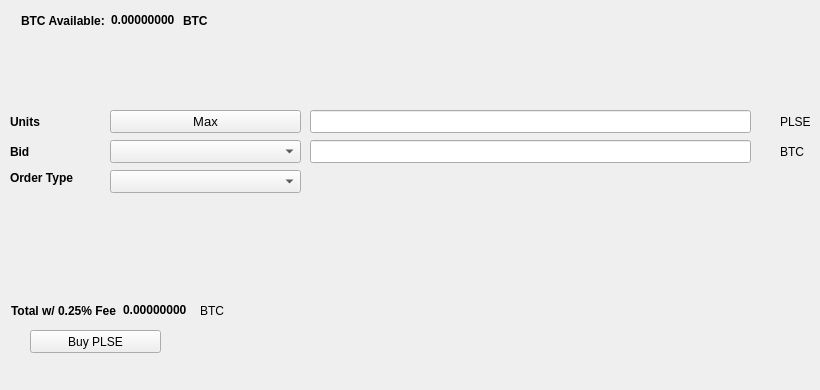
   <widget class="QWidget" name="BuyTab">
    <attribute name="title">
     <string>Buy</string>
    </attribute>
    <widget class="QPushButton" name="BuyPLSE">
     <property name="geometry">
      <rect>
       <x>30</x>
       <y>330</y>
       <width>131</width>
       <height>23</height>
      </rect>
     </property>
     <property name="text">
      <string>Buy PLSE</string>
     </property>
     <property name="icon">
      <iconset resource="../pulse.qrc">
       <normaloff>:/icons/bitcoin</normaloff>:/icons/bitcoin</iconset>
     </property>
    </widget>
    <widget class="QLabel" name="label_3">
     <property name="geometry">
      <rect>
       <x>10</x>
       <y>110</y>
       <width>46</width>
       <height>23</height>
      </rect>
     </property>
     <property name="font">
      <font>
       <weight>75</weight>
       <bold>true</bold>
      </font>
     </property>
     <property name="text">
      <string>Units</string>
     </property>
    </widget>
    <widget class="QLineEdit" name="UnitsInput">
     <property name="geometry">
      <rect>
       <x>310</x>
       <y>110</y>
       <width>441</width>
       <height>23</height>
      </rect>
     </property>
     <property name="font">
      <font>
       <pointsize>9</pointsize>
       <weight>75</weight>
       <bold>true</bold>
      </font>
     </property>
    </widget>
    <widget class="QLineEdit" name="BuyBidPriceEdit">
     <property name="geometry">
      <rect>
       <x>310</x>
       <y>140</y>
       <width>441</width>
       <height>23</height>
      </rect>
     </property>
     <property name="font">
      <font>
       <pointsize>9</pointsize>
       <weight>75</weight>
       <bold>true</bold>
      </font>
     </property>
    </widget>
    <widget class="QLabel" name="label_4">
     <property name="geometry">
      <rect>
       <x>780</x>
       <y>110</y>
       <width>31</width>
       <height>23</height>
      </rect>
     </property>
     <property name="text">
      <string>PLSE</string>
     </property>
    </widget>
    <widget class="QLabel" name="label_5">
     <property name="geometry">
      <rect>
       <x>780</x>
       <y>140</y>
       <width>31</width>
       <height>23</height>
      </rect>
     </property>
     <property name="text">
      <string>BTC</string>
     </property>
    </widget>
    <widget class="QLabel" name="label_6">
     <property name="geometry">
      <rect>
       <x>10</x>
       <y>140</y>
       <width>46</width>
       <height>23</height>
      </rect>
     </property>
     <property name="font">
      <font>
       <weight>75</weight>
       <bold>true</bold>
      </font>
     </property>
     <property name="text">
      <string>Bid</string>
     </property>
    </widget>
    <widget class="QLabel" name="label_7">
     <property name="geometry">
      <rect>
       <x>10</x>
       <y>170</y>
       <width>91</width>
       <height>16</height>
      </rect>
     </property>
     <property name="font">
      <font>
       <weight>75</weight>
       <bold>true</bold>
      </font>
     </property>
     <property name="text">
      <string>Order Type</string>
     </property>
    </widget>
    <widget class="QPushButton" name="Buy_Max_Amount">
     <property name="geometry">
      <rect>
       <x>110</x>
       <y>110</y>
       <width>191</width>
       <height>23</height>
      </rect>
     </property>
     <property name="font">
      <font>
       <pointsize>10</pointsize>
      </font>
     </property>
     <property name="text">
      <string>Max</string>
     </property>
    </widget>
    <widget class="QComboBox" name="BuyBidcomboBox">
     <property name="geometry">
      <rect>
       <x>110</x>
       <y>140</y>
       <width>191</width>
       <height>23</height>
      </rect>
     </property>
     <property name="font">
      <font>
       <pointsize>10</pointsize>
      </font>
     </property>
    </widget>
    <widget class="QComboBox" name="buyOrdertypeCombo">
     <property name="geometry">
      <rect>
       <x>110</x>
       <y>170</y>
       <width>191</width>
       <height>23</height>
      </rect>
     </property>
     <property name="font">
      <font>
       <pointsize>10</pointsize>
      </font>
     </property>
    </widget>
    <widget class="QWidget" name="layoutWidget1">
     <property name="geometry">
      <rect>
       <x>21</x>
       <y>11</y>
       <width>227</width>
       <height>19</height>
      </rect>
     </property>
     <layout class="QHBoxLayout" name="horizontalLayout_3">
      <item>
       <widget class="QLabel" name="label232">
        <property name="font">
         <font>
          <weight>75</weight>
          <bold>true</bold>
         </font>
        </property>
        <property name="text">
         <string>BTC Available:</string>
        </property>
       </widget>
      </item>
      <item>
       <widget class="QLabel" name="BtcAvailableLbl">
        <property name="palette">
         <palette>
          <active>
           <colorrole role="WindowText">
            <brush brushstyle="SolidPattern">
             <color alpha="255">
              <red>0</red>
              <green>0</green>
              <blue>0</blue>
             </color>
            </brush>
           </colorrole>
           <colorrole role="Button">
            <brush brushstyle="SolidPattern">
             <color alpha="255">
              <red>0</red>
              <green>170</green>
              <blue>0</blue>
             </color>
            </brush>
           </colorrole>
           <colorrole role="Light">
            <brush brushstyle="SolidPattern">
             <color alpha="255">
              <red>0</red>
              <green>255</green>
              <blue>0</blue>
             </color>
            </brush>
           </colorrole>
           <colorrole role="Midlight">
            <brush brushstyle="SolidPattern">
             <color alpha="255">
              <red>0</red>
              <green>212</green>
              <blue>0</blue>
             </color>
            </brush>
           </colorrole>
           <colorrole role="Dark">
            <brush brushstyle="SolidPattern">
             <color alpha="255">
              <red>0</red>
              <green>85</green>
              <blue>0</blue>
             </color>
            </brush>
           </colorrole>
           <colorrole role="Mid">
            <brush brushstyle="SolidPattern">
             <color alpha="255">
              <red>0</red>
              <green>113</green>
              <blue>0</blue>
             </color>
            </brush>
           </colorrole>
           <colorrole role="Text">
            <brush brushstyle="SolidPattern">
             <color alpha="255">
              <red>0</red>
              <green>170</green>
              <blue>0</blue>
             </color>
            </brush>
           </colorrole>
           <colorrole role="BrightText">
            <brush brushstyle="SolidPattern">
             <color alpha="255">
              <red>255</red>
              <green>255</green>
              <blue>255</blue>
             </color>
            </brush>
           </colorrole>
           <colorrole role="ButtonText">
            <brush brushstyle="SolidPattern">
             <color alpha="255">
              <red>0</red>
              <green>0</green>
              <blue>0</blue>
             </color>
            </brush>
           </colorrole>
           <colorrole role="Base">
            <brush brushstyle="SolidPattern">
             <color alpha="255">
              <red>255</red>
              <green>255</green>
              <blue>255</blue>
             </color>
            </brush>
           </colorrole>
           <colorrole role="Window">
            <brush brushstyle="SolidPattern">
             <color alpha="255">
              <red>0</red>
              <green>170</green>
              <blue>0</blue>
             </color>
            </brush>
           </colorrole>
           <colorrole role="Shadow">
            <brush brushstyle="SolidPattern">
             <color alpha="255">
              <red>0</red>
              <green>0</green>
              <blue>0</blue>
             </color>
            </brush>
           </colorrole>
           <colorrole role="AlternateBase">
            <brush brushstyle="SolidPattern">
             <color alpha="255">
              <red>127</red>
              <green>212</green>
              <blue>127</blue>
             </color>
            </brush>
           </colorrole>
           <colorrole role="ToolTipBase">
            <brush brushstyle="SolidPattern">
             <color alpha="255">
              <red>255</red>
              <green>255</green>
              <blue>220</blue>
             </color>
            </brush>
           </colorrole>
           <colorrole role="ToolTipText">
            <brush brushstyle="SolidPattern">
             <color alpha="255">
              <red>0</red>
              <green>0</green>
              <blue>0</blue>
             </color>
            </brush>
           </colorrole>
          </active>
          <inactive>
           <colorrole role="WindowText">
            <brush brushstyle="SolidPattern">
             <color alpha="255">
              <red>0</red>
              <green>0</green>
              <blue>0</blue>
             </color>
            </brush>
           </colorrole>
           <colorrole role="Button">
            <brush brushstyle="SolidPattern">
             <color alpha="255">
              <red>0</red>
              <green>170</green>
              <blue>0</blue>
             </color>
            </brush>
           </colorrole>
           <colorrole role="Light">
            <brush brushstyle="SolidPattern">
             <color alpha="255">
              <red>0</red>
              <green>255</green>
              <blue>0</blue>
             </color>
            </brush>
           </colorrole>
           <colorrole role="Midlight">
            <brush brushstyle="SolidPattern">
             <color alpha="255">
              <red>0</red>
              <green>212</green>
              <blue>0</blue>
             </color>
            </brush>
           </colorrole>
           <colorrole role="Dark">
            <brush brushstyle="SolidPattern">
             <color alpha="255">
              <red>0</red>
              <green>85</green>
              <blue>0</blue>
             </color>
            </brush>
           </colorrole>
           <colorrole role="Mid">
            <brush brushstyle="SolidPattern">
             <color alpha="255">
              <red>0</red>
              <green>113</green>
              <blue>0</blue>
             </color>
            </brush>
           </colorrole>
           <colorrole role="Text">
            <brush brushstyle="SolidPattern">
             <color alpha="255">
              <red>0</red>
              <green>170</green>
              <blue>0</blue>
             </color>
            </brush>
           </colorrole>
           <colorrole role="BrightText">
            <brush brushstyle="SolidPattern">
             <color alpha="255">
              <red>255</red>
              <green>255</green>
              <blue>255</blue>
             </color>
            </brush>
           </colorrole>
           <colorrole role="ButtonText">
            <brush brushstyle="SolidPattern">
             <color alpha="255">
              <red>0</red>
              <green>0</green>
              <blue>0</blue>
             </color>
            </brush>
           </colorrole>
           <colorrole role="Base">
            <brush brushstyle="SolidPattern">
             <color alpha="255">
              <red>255</red>
              <green>255</green>
              <blue>255</blue>
             </color>
            </brush>
           </colorrole>
           <colorrole role="Window">
            <brush brushstyle="SolidPattern">
             <color alpha="255">
              <red>0</red>
              <green>170</green>
              <blue>0</blue>
             </color>
            </brush>
           </colorrole>
           <colorrole role="Shadow">
            <brush brushstyle="SolidPattern">
             <color alpha="255">
              <red>0</red>
              <green>0</green>
              <blue>0</blue>
             </color>
            </brush>
           </colorrole>
           <colorrole role="AlternateBase">
            <brush brushstyle="SolidPattern">
             <color alpha="255">
              <red>127</red>
              <green>212</green>
              <blue>127</blue>
             </color>
            </brush>
           </colorrole>
           <colorrole role="ToolTipBase">
            <brush brushstyle="SolidPattern">
             <color alpha="255">
              <red>255</red>
              <green>255</green>
              <blue>220</blue>
             </color>
            </brush>
           </colorrole>
           <colorrole role="ToolTipText">
            <brush brushstyle="SolidPattern">
             <color alpha="255">
              <red>0</red>
              <green>0</green>
              <blue>0</blue>
             </color>
            </brush>
           </colorrole>
          </inactive>
          <disabled>
           <colorrole role="WindowText">
            <brush brushstyle="SolidPattern">
             <color alpha="255">
              <red>0</red>
              <green>85</green>
              <blue>0</blue>
             </color>
            </brush>
           </colorrole>
           <colorrole role="Button">
            <brush brushstyle="SolidPattern">
             <color alpha="255">
              <red>0</red>
              <green>170</green>
              <blue>0</blue>
             </color>
            </brush>
           </colorrole>
           <colorrole role="Light">
            <brush brushstyle="SolidPattern">
             <color alpha="255">
              <red>0</red>
              <green>255</green>
              <blue>0</blue>
             </color>
            </brush>
           </colorrole>
           <colorrole role="Midlight">
            <brush brushstyle="SolidPattern">
             <color alpha="255">
              <red>0</red>
              <green>212</green>
              <blue>0</blue>
             </color>
            </brush>
           </colorrole>
           <colorrole role="Dark">
            <brush brushstyle="SolidPattern">
             <color alpha="255">
              <red>0</red>
              <green>85</green>
              <blue>0</blue>
             </color>
            </brush>
           </colorrole>
           <colorrole role="Mid">
            <brush brushstyle="SolidPattern">
             <color alpha="255">
              <red>0</red>
              <green>113</green>
              <blue>0</blue>
             </color>
            </brush>
           </colorrole>
           <colorrole role="Text">
            <brush brushstyle="SolidPattern">
             <color alpha="255">
              <red>0</red>
              <green>85</green>
              <blue>0</blue>
             </color>
            </brush>
           </colorrole>
           <colorrole role="BrightText">
            <brush brushstyle="SolidPattern">
             <color alpha="255">
              <red>255</red>
              <green>255</green>
              <blue>255</blue>
             </color>
            </brush>
           </colorrole>
           <colorrole role="ButtonText">
            <brush brushstyle="SolidPattern">
             <color alpha="255">
              <red>0</red>
              <green>85</green>
              <blue>0</blue>
             </color>
            </brush>
           </colorrole>
           <colorrole role="Base">
            <brush brushstyle="SolidPattern">
             <color alpha="255">
              <red>0</red>
              <green>170</green>
              <blue>0</blue>
             </color>
            </brush>
           </colorrole>
           <colorrole role="Window">
            <brush brushstyle="SolidPattern">
             <color alpha="255">
              <red>0</red>
              <green>170</green>
              <blue>0</blue>
             </color>
            </brush>
           </colorrole>
           <colorrole role="Shadow">
            <brush brushstyle="SolidPattern">
             <color alpha="255">
              <red>0</red>
              <green>0</green>
              <blue>0</blue>
             </color>
            </brush>
           </colorrole>
           <colorrole role="AlternateBase">
            <brush brushstyle="SolidPattern">
             <color alpha="255">
              <red>0</red>
              <green>170</green>
              <blue>0</blue>
             </color>
            </brush>
           </colorrole>
           <colorrole role="ToolTipBase">
            <brush brushstyle="SolidPattern">
             <color alpha="255">
              <red>255</red>
              <green>255</green>
              <blue>220</blue>
             </color>
            </brush>
           </colorrole>
           <colorrole role="ToolTipText">
            <brush brushstyle="SolidPattern">
             <color alpha="255">
              <red>0</red>
              <green>0</green>
              <blue>0</blue>
             </color>
            </brush>
           </colorrole>
          </disabled>
         </palette>
        </property>
        <property name="font">
         <font>
          <weight>75</weight>
          <bold>true</bold>
         </font>
        </property>
        <property name="text">
         <string>0.00000000</string>
        </property>
        <property name="textInteractionFlags">
         <set>Qt::LinksAccessibleByMouse|Qt::TextSelectableByKeyboard|Qt::TextSelectableByMouse</set>
        </property>
       </widget>
      </item>
      <item>
       <widget class="QLabel" name="BtcAvailableLbl_2">
        <property name="font">
         <font>
          <weight>75</weight>
          <bold>true</bold>
         </font>
        </property>
        <property name="text">
         <string>BTC</string>
        </property>
       </widget>
      </item>
     </layout>
    </widget>
    <widget class="QWidget" name="layoutWidge2">
     <property name="geometry">
      <rect>
       <x>11</x>
       <y>301</y>
       <width>259</width>
       <height>19</height>
      </rect>
     </property>
     <layout class="QHBoxLayout" name="horizontalLayout_4">
      <item>
       <widget class="QLabel" name="label_9">
        <property name="font">
         <font>
          <weight>75</weight>
          <bold>true</bold>
         </font>
        </property>
        <property name="text">
         <string>Total w/ 0.25% Fee</string>
        </property>
       </widget>
      </item>
      <item>
       <widget class="QLabel" name="BuyCostLabel">
        <property name="palette">
         <palette>
          <active>
           <colorrole role="WindowText">
            <brush brushstyle="SolidPattern">
             <color alpha="255">
              <red>0</red>
              <green>0</green>
              <blue>0</blue>
             </color>
            </brush>
           </colorrole>
           <colorrole role="Button">
            <brush brushstyle="SolidPattern">
             <color alpha="255">
              <red>0</red>
              <green>170</green>
              <blue>0</blue>
             </color>
            </brush>
           </colorrole>
           <colorrole role="Light">
            <brush brushstyle="SolidPattern">
             <color alpha="255">
              <red>0</red>
              <green>255</green>
              <blue>0</blue>
             </color>
            </brush>
           </colorrole>
           <colorrole role="Midlight">
            <brush brushstyle="SolidPattern">
             <color alpha="255">
              <red>0</red>
              <green>212</green>
              <blue>0</blue>
             </color>
            </brush>
           </colorrole>
           <colorrole role="Dark">
            <brush brushstyle="SolidPattern">
             <color alpha="255">
              <red>0</red>
              <green>85</green>
              <blue>0</blue>
             </color>
            </brush>
           </colorrole>
           <colorrole role="Mid">
            <brush brushstyle="SolidPattern">
             <color alpha="255">
              <red>0</red>
              <green>113</green>
              <blue>0</blue>
             </color>
            </brush>
           </colorrole>
           <colorrole role="Text">
            <brush brushstyle="SolidPattern">
             <color alpha="255">
              <red>0</red>
              <green>170</green>
              <blue>0</blue>
             </color>
            </brush>
           </colorrole>
           <colorrole role="BrightText">
            <brush brushstyle="SolidPattern">
             <color alpha="255">
              <red>255</red>
              <green>255</green>
              <blue>255</blue>
             </color>
            </brush>
           </colorrole>
           <colorrole role="ButtonText">
            <brush brushstyle="SolidPattern">
             <color alpha="255">
              <red>0</red>
              <green>0</green>
              <blue>0</blue>
             </color>
            </brush>
           </colorrole>
           <colorrole role="Base">
            <brush brushstyle="SolidPattern">
             <color alpha="255">
              <red>255</red>
              <green>255</green>
              <blue>255</blue>
             </color>
            </brush>
           </colorrole>
           <colorrole role="Window">
            <brush brushstyle="SolidPattern">
             <color alpha="255">
              <red>0</red>
              <green>170</green>
              <blue>0</blue>
             </color>
            </brush>
           </colorrole>
           <colorrole role="Shadow">
            <brush brushstyle="SolidPattern">
             <color alpha="255">
              <red>0</red>
              <green>0</green>
              <blue>0</blue>
             </color>
            </brush>
           </colorrole>
           <colorrole role="AlternateBase">
            <brush brushstyle="SolidPattern">
             <color alpha="255">
              <red>127</red>
              <green>212</green>
              <blue>127</blue>
             </color>
            </brush>
           </colorrole>
           <colorrole role="ToolTipBase">
            <brush brushstyle="SolidPattern">
             <color alpha="255">
              <red>255</red>
              <green>255</green>
              <blue>220</blue>
             </color>
            </brush>
           </colorrole>
           <colorrole role="ToolTipText">
            <brush brushstyle="SolidPattern">
             <color alpha="255">
              <red>0</red>
              <green>0</green>
              <blue>0</blue>
             </color>
            </brush>
           </colorrole>
          </active>
          <inactive>
           <colorrole role="WindowText">
            <brush brushstyle="SolidPattern">
             <color alpha="255">
              <red>0</red>
              <green>0</green>
              <blue>0</blue>
             </color>
            </brush>
           </colorrole>
           <colorrole role="Button">
            <brush brushstyle="SolidPattern">
             <color alpha="255">
              <red>0</red>
              <green>170</green>
              <blue>0</blue>
             </color>
            </brush>
           </colorrole>
           <colorrole role="Light">
            <brush brushstyle="SolidPattern">
             <color alpha="255">
              <red>0</red>
              <green>255</green>
              <blue>0</blue>
             </color>
            </brush>
           </colorrole>
           <colorrole role="Midlight">
            <brush brushstyle="SolidPattern">
             <color alpha="255">
              <red>0</red>
              <green>212</green>
              <blue>0</blue>
             </color>
            </brush>
           </colorrole>
           <colorrole role="Dark">
            <brush brushstyle="SolidPattern">
             <color alpha="255">
              <red>0</red>
              <green>85</green>
              <blue>0</blue>
             </color>
            </brush>
           </colorrole>
           <colorrole role="Mid">
            <brush brushstyle="SolidPattern">
             <color alpha="255">
              <red>0</red>
              <green>113</green>
              <blue>0</blue>
             </color>
            </brush>
           </colorrole>
           <colorrole role="Text">
            <brush brushstyle="SolidPattern">
             <color alpha="255">
              <red>0</red>
              <green>170</green>
              <blue>0</blue>
             </color>
            </brush>
           </colorrole>
           <colorrole role="BrightText">
            <brush brushstyle="SolidPattern">
             <color alpha="255">
              <red>255</red>
              <green>255</green>
              <blue>255</blue>
             </color>
            </brush>
           </colorrole>
           <colorrole role="ButtonText">
            <brush brushstyle="SolidPattern">
             <color alpha="255">
              <red>0</red>
              <green>0</green>
              <blue>0</blue>
             </color>
            </brush>
           </colorrole>
           <colorrole role="Base">
            <brush brushstyle="SolidPattern">
             <color alpha="255">
              <red>255</red>
              <green>255</green>
              <blue>255</blue>
             </color>
            </brush>
           </colorrole>
           <colorrole role="Window">
            <brush brushstyle="SolidPattern">
             <color alpha="255">
              <red>0</red>
              <green>170</green>
              <blue>0</blue>
             </color>
            </brush>
           </colorrole>
           <colorrole role="Shadow">
            <brush brushstyle="SolidPattern">
             <color alpha="255">
              <red>0</red>
              <green>0</green>
              <blue>0</blue>
             </color>
            </brush>
           </colorrole>
           <colorrole role="AlternateBase">
            <brush brushstyle="SolidPattern">
             <color alpha="255">
              <red>127</red>
              <green>212</green>
              <blue>127</blue>
             </color>
            </brush>
           </colorrole>
           <colorrole role="ToolTipBase">
            <brush brushstyle="SolidPattern">
             <color alpha="255">
              <red>255</red>
              <green>255</green>
              <blue>220</blue>
             </color>
            </brush>
           </colorrole>
           <colorrole role="ToolTipText">
            <brush brushstyle="SolidPattern">
             <color alpha="255">
              <red>0</red>
              <green>0</green>
              <blue>0</blue>
             </color>
            </brush>
           </colorrole>
          </inactive>
          <disabled>
           <colorrole role="WindowText">
            <brush brushstyle="SolidPattern">
             <color alpha="255">
              <red>0</red>
              <green>85</green>
              <blue>0</blue>
             </color>
            </brush>
           </colorrole>
           <colorrole role="Button">
            <brush brushstyle="SolidPattern">
             <color alpha="255">
              <red>0</red>
              <green>170</green>
              <blue>0</blue>
             </color>
            </brush>
           </colorrole>
           <colorrole role="Light">
            <brush brushstyle="SolidPattern">
             <color alpha="255">
              <red>0</red>
              <green>255</green>
              <blue>0</blue>
             </color>
            </brush>
           </colorrole>
           <colorrole role="Midlight">
            <brush brushstyle="SolidPattern">
             <color alpha="255">
              <red>0</red>
              <green>212</green>
              <blue>0</blue>
             </color>
            </brush>
           </colorrole>
           <colorrole role="Dark">
            <brush brushstyle="SolidPattern">
             <color alpha="255">
              <red>0</red>
              <green>85</green>
              <blue>0</blue>
             </color>
            </brush>
           </colorrole>
           <colorrole role="Mid">
            <brush brushstyle="SolidPattern">
             <color alpha="255">
              <red>0</red>
              <green>113</green>
              <blue>0</blue>
             </color>
            </brush>
           </colorrole>
           <colorrole role="Text">
            <brush brushstyle="SolidPattern">
             <color alpha="255">
              <red>0</red>
              <green>85</green>
              <blue>0</blue>
             </color>
            </brush>
           </colorrole>
           <colorrole role="BrightText">
            <brush brushstyle="SolidPattern">
             <color alpha="255">
              <red>255</red>
              <green>255</green>
              <blue>255</blue>
             </color>
            </brush>
           </colorrole>
           <colorrole role="ButtonText">
            <brush brushstyle="SolidPattern">
             <color alpha="255">
              <red>0</red>
              <green>85</green>
              <blue>0</blue>
             </color>
            </brush>
           </colorrole>
           <colorrole role="Base">
            <brush brushstyle="SolidPattern">
             <color alpha="255">
              <red>0</red>
              <green>170</green>
              <blue>0</blue>
             </color>
            </brush>
           </colorrole>
           <colorrole role="Window">
            <brush brushstyle="SolidPattern">
             <color alpha="255">
              <red>0</red>
              <green>170</green>
              <blue>0</blue>
             </color>
            </brush>
           </colorrole>
           <colorrole role="Shadow">
            <brush brushstyle="SolidPattern">
             <color alpha="255">
              <red>0</red>
              <green>0</green>
              <blue>0</blue>
             </color>
            </brush>
           </colorrole>
           <colorrole role="AlternateBase">
            <brush brushstyle="SolidPattern">
             <color alpha="255">
              <red>0</red>
              <green>170</green>
              <blue>0</blue>
             </color>
            </brush>
           </colorrole>
           <colorrole role="ToolTipBase">
            <brush brushstyle="SolidPattern">
             <color alpha="255">
              <red>255</red>
              <green>255</green>
              <blue>220</blue>
             </color>
            </brush>
           </colorrole>
           <colorrole role="ToolTipText">
            <brush brushstyle="SolidPattern">
             <color alpha="255">
              <red>0</red>
              <green>0</green>
              <blue>0</blue>
             </color>
            </brush>
           </colorrole>
          </disabled>
         </palette>
        </property>
        <property name="font">
         <font>
          <weight>75</weight>
          <bold>true</bold>
         </font>
        </property>
        <property name="autoFillBackground">
         <bool>false</bool>
        </property>
        <property name="text">
         <string>0.00000000</string>
        </property>
        <property name="textInteractionFlags">
         <set>Qt::LinksAccessibleByMouse|Qt::TextSelectableByMouse</set>
        </property>
       </widget>
      </item>
      <item>
       <widget class="QLabel" name="label_10">
        <property name="font">
         <font>
          <weight>50</weight>
          <bold>false</bold>
         </font>
        </property>
        <property name="text">
         <string>BTC</string>
        </property>
       </widget>
      </item>
     </layout>
    </widget>
    <widget class="QLabel" name="label_24">
     <property name="geometry">
      <rect>
       <x>460</x>
       <y>300</y>
       <width>281</width>
       <height>81</height>
      </rect>
     </property>
     <property name="text">
      <string/>
     </property>
     <property name="pixmap">
      <pixmap>:/images/bittrex</pixmap>
     </property>
    </widget>
   </widget>
